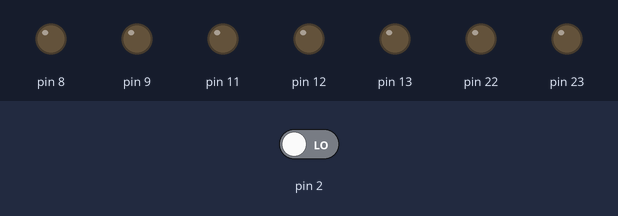
A sketch run on a simulated Arduino Uno, built with avr-gcc and run on an emulated ATmega328P. Parts: output pins drawn as LEDs (lit = HIGH). Inputs (shaded band) come from the test bench; at power-on: pin 2 LOW.

Above: at 0.8 s.
0.9 s: pin 2 driven HIGH
At 2.1 s:
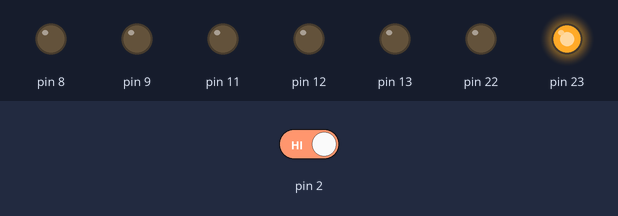
2.4 s: pin 2 driven LOW
At 3.3 s:
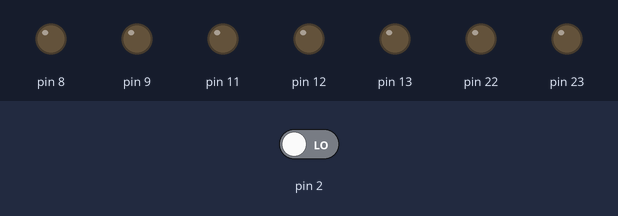
Timing chart, 0 to 5.4 s (numbered marks = the images above; inputs shaded):
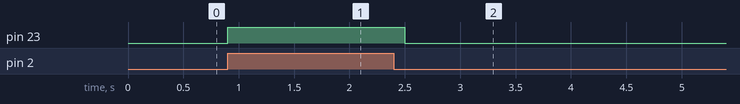

Measured:
- after the input at 0.9 s, pin 23: LOW → HIGH at once
- after the input at 2.4 s, pin 23: HIGH → LOW after 0.10 s

The sketch:

Exp_11_Obs_2.ino
```cpp
#include<avr/io.h>
#include<util/delay.h>
#define checkbit(x,y)((x)&(y))
#define bitn(p)(0b00000001<<(p))
int main(void)
{
  DDRB = 0b11111011;
  while(1)
{
  if(checkbit(PIND, bitn(2)))
{
  PORTB = 0b10000000;
  _delay_ms(200);
}
  else
{
  PORTB = 0b00000000;
 }
}
}
```
